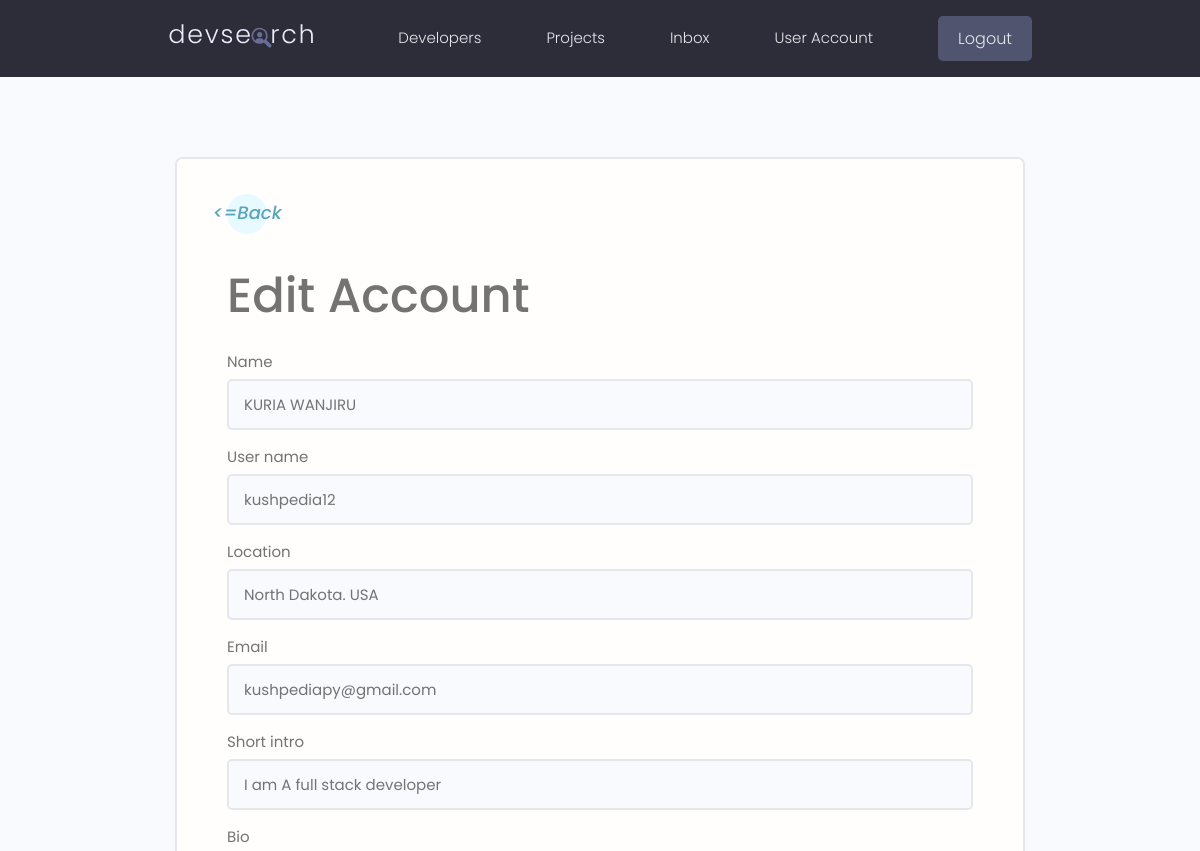
/edit-account/ (signed in, upper part), run on an earlier commit of the app's database.
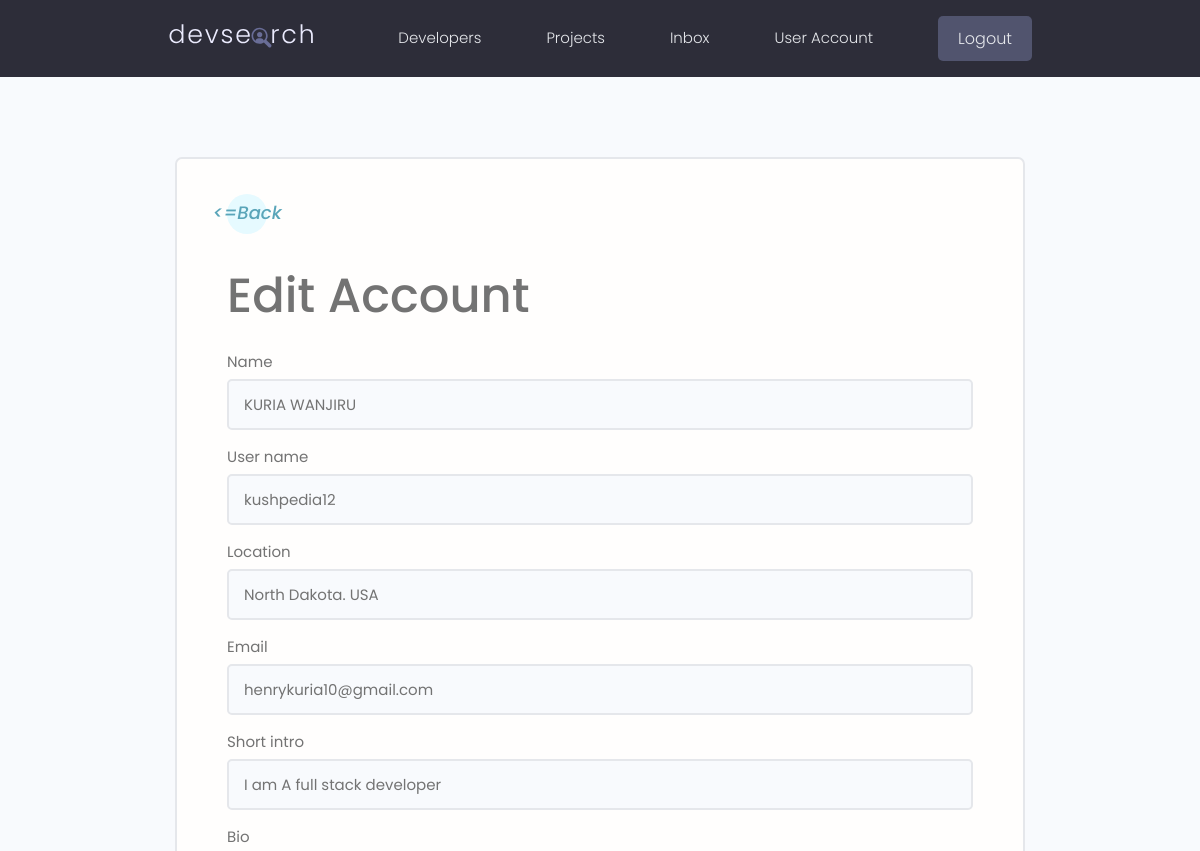
And on a later commit of the database.
### users/models.py (models this page shows, shortened)
class Profile(models.Model):
    user  = models.OneToOneField(User, on_delete=models.CASCADE, null=True, blank=True)
    name = models.CharField(max_length=200,null=True, blank=True)
    user_name = models.CharField(max_length=200,null=True, blank=True)
    location = models.CharField(max_length=200,null=True, blank=True)
    email = models.EmailField(max_length=500, null=True, blank=True)
    short_intro = models.CharField(max_length=200, null=True, blank=True)
    bio = models.TextField(null=True, blank=True)
    profile_image = models.FileField(null=True, blank=True,
                                    upload_to='profiles/', default="profiles/user-default.png")
    social_github = models.CharField(max_length=200,null=True, blank=True)
    social_facebook = models.CharField(max_length=200,null=True, blank=True)
    social_twitter = models.CharField(max_length=200,null=True, blank=True)
    social_linkedin = models.CharField(max_length=200,null=True, blank=True)
    social_youtube = models.CharField(max_length=200,null=True, blank=True)
    social_website = models.CharField(max_length=200,null=True, blank=True)
    created =models.DateTimeField(auto_now_add=True)
    id = models.UUIDField(default=uuid.uuid4, unique=True,editable=False,
                            primary_key=True)
    class Meta:
        ordering : ['created']

### users/views.py (the view)
# urls.py: path('edit-account/', views.editAccount, name='edit-account'),
@login_required(login_url='login')
def editAccount(request):
    profile = request.user.profile
    form = ProfileForm(instance=profile)
    if request.method == 'POST':
        form = ProfileForm(request.POST, request.FILES, instance = profile)
        if form.is_valid():
            form.save()
            return redirect('account')
    context = {'form':form}
    return render(request, 'users/profile_form.html', context)

### users/forms.py
class ProfileForm(ModelForm):
    class Meta:
        model = Profile
        fields = ['name', 'user_name', 'location', 'email', 'short_intro',
                'bio', 'profile_image', 'social_github', 'social_facebook',
                'social_twitter', 'social_linkedin', 'social_youtube', 'social_website']
    def __init__(self, *args, **kwargs):
            super(ProfileForm, self).__init__(*args, **kwargs)
            for name, field in self.fields.items():
                field.widget.attrs.update(
                        {'class':'input'}
                        )

### users/templates/users/profile_form.html (shortened to what this page needs)
{% extends 'main.html' %}
{% block content %}
<main class="formPage my-xl">
    <div class="content-box">
        <div class="formWrapper">
            <a class="backButton" href="{% url 'account' %}"><i class="im im-angle-left"><=Back</i></a>
            <br>
            <h1>Edit Account</h1>
            <form  action="{% url 'edit-account' %}" method="post" enctype="multipart/form-data" class="form">
                {% for field in form %}
                <div class="form__field">
                    <label for="formInput#text">{{field.label}} </label>
                    {{field}}
                </div>
                {% endfor %}
            </form>
        </div>
    </div>
</main>
{% endblock content %}

What changed in the data, as far as the page shows it:
changed Profile "KURIA WANJIRU": email "kushpediapy@gmail.com" → "henrykuria10@gmail.com"
